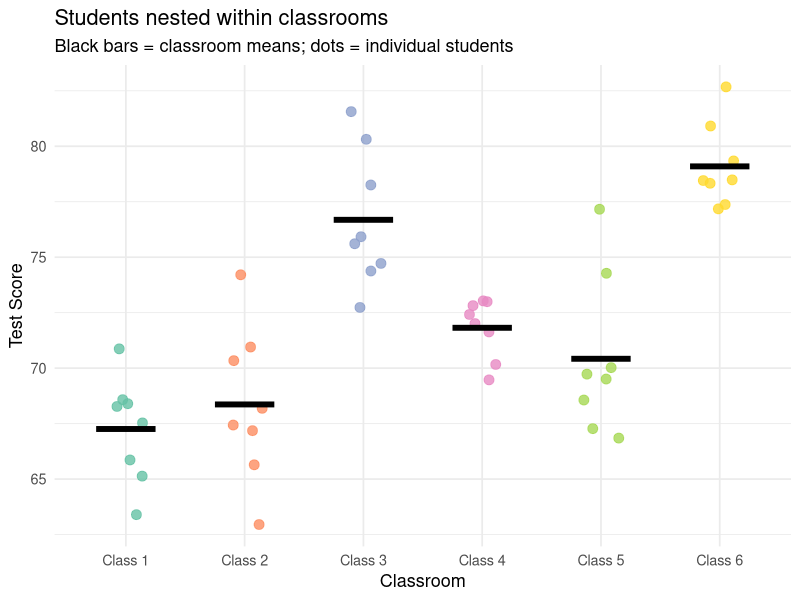
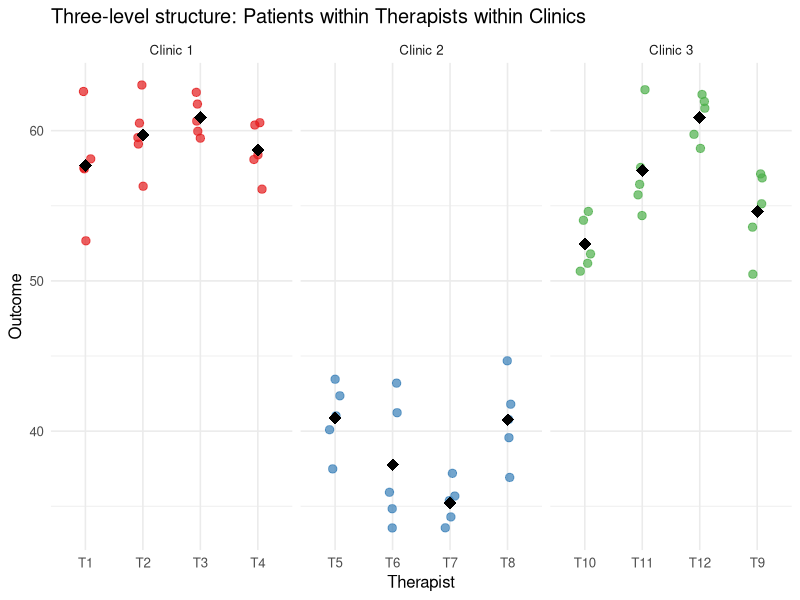
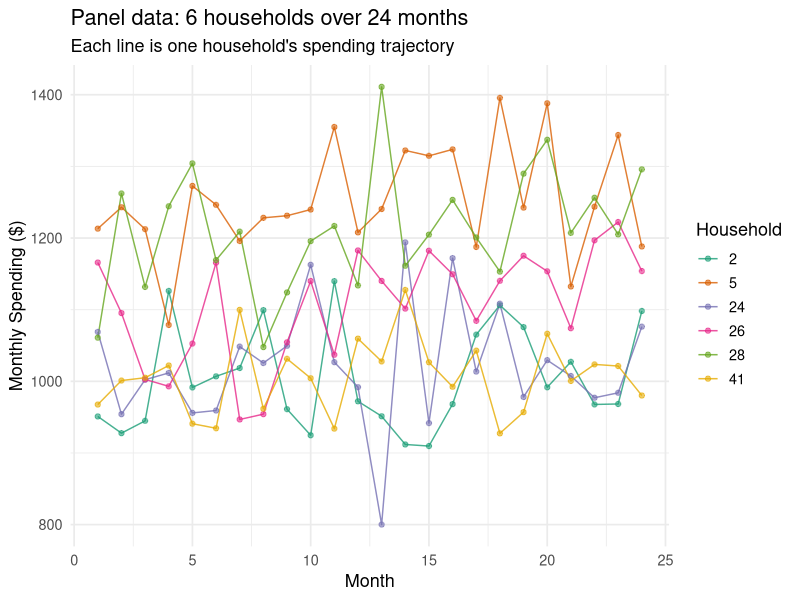
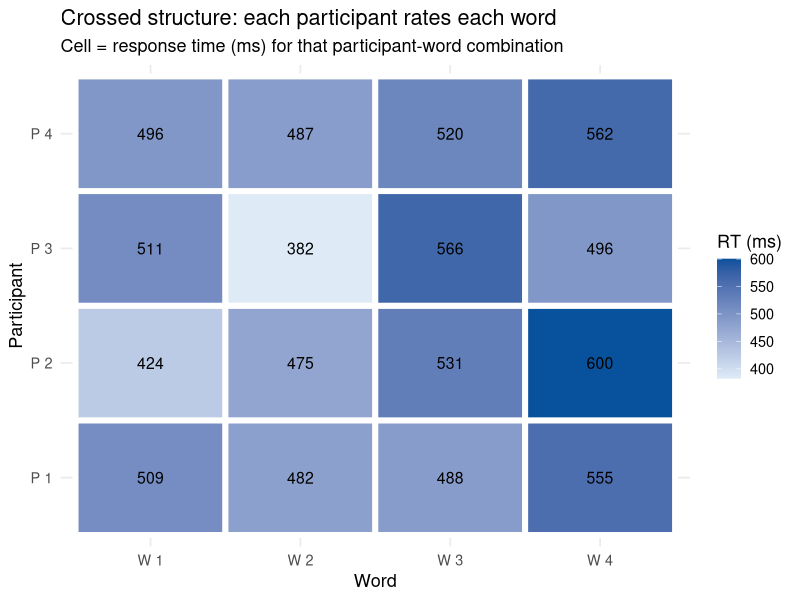
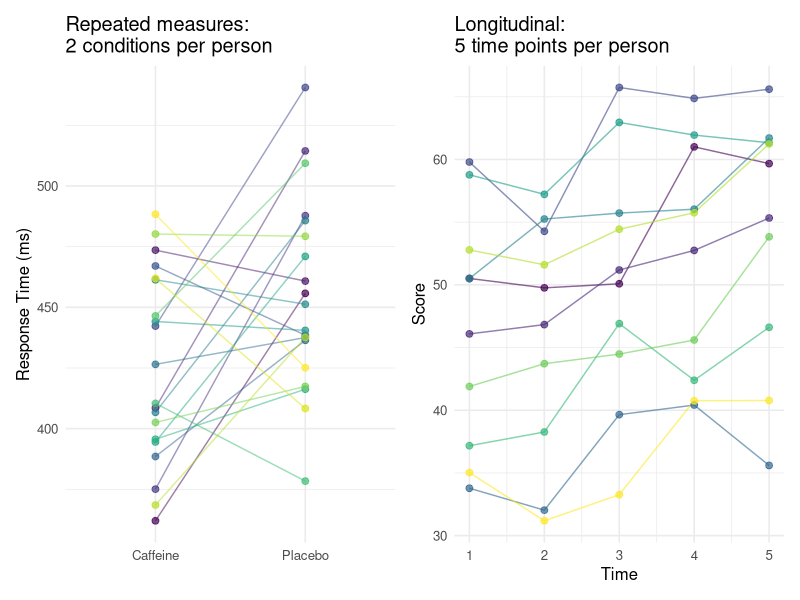

The R source for these figures, in order:
## ---- chunk 1
library(tidyverse)
library(ggplot2)
library(lme4)
set.seed(123)
## ---- chunk 2
# Simulate a two-level structure
n_classes   <- 6
n_students  <- 8  # per class

class_effects <- rnorm(n_classes, 0, 5)

df_school <- expand_grid(
  classroom = 1:n_classes,
  student   = 1:n_students
) |>
  mutate(
    student_id   = row_number(),
    class_effect = class_effects[classroom],
    test_score   = 70 + class_effect + rnorm(n(), 0, 3),
    classroom    = factor(classroom, labels = paste("Class", 1:n_classes))
  )

ggplot(df_school, aes(x = classroom, y = test_score, color = classroom)) +
  geom_jitter(width = 0.15, size = 3, alpha = 0.8) +
  stat_summary(fun = mean, geom = "crossbar", width = 0.5,
               color = "black", linewidth = 0.8) +
  scale_color_brewer(palette = "Set2") +
  labs(
    title   = "Students nested within classrooms",
    subtitle = "Black bars = classroom means; dots = individual students",
    x = "Classroom", y = "Test Score"
  ) +
  theme_minimal(base_size = 13) +
  theme(legend.position = "none")
## ---- chunk 3
df_school |>
  select(classroom, student, test_score) |>
  head(12) |>
  knitr::kable(digits = 1, caption = "First 12 rows of a two-level dataset")
## ---- chunk 4
n_clinics    <- 3
n_therapists <- 4  # per clinic
n_patients   <- 5  # per therapist

clinic_effects    <- rnorm(n_clinics, 0, 6)
therapist_effects <- rnorm(n_clinics * n_therapists, 0, 4)

df_three <- expand_grid(
  clinic    = 1:n_clinics,
  therapist = 1:n_therapists,
  patient   = 1:n_patients
) |>
  mutate(
    therapist_id   = (clinic - 1) * n_therapists + therapist,
    clinic_eff     = clinic_effects[clinic],
    therapist_eff  = therapist_effects[therapist_id],
    outcome        = 50 + clinic_eff + therapist_eff + rnorm(n(), 0, 3),
    clinic_label   = paste("Clinic", clinic),
    therapist_label = paste0("T", therapist_id)
  )

ggplot(df_three, aes(x = therapist_label, y = outcome,
                      color = clinic_label)) +
  geom_jitter(width = 0.1, alpha = 0.7, size = 2.5) +
  stat_summary(fun = mean, geom = "point", shape = 18,
               size = 4, color = "black") +
  facet_wrap(~ clinic_label, scales = "free_x") +
  scale_color_brewer(palette = "Set1") +
  labs(
    title   = "Three-level structure: Patients within Therapists within Clinics",
    x       = "Therapist",
    y       = "Outcome",
    color   = NULL
  ) +
  theme_minimal(base_size = 12) +
  theme(legend.position = "none")
## ---- chunk 5
n_households <- 50
n_months     <- 24

household_baseline <- rnorm(n_households, 1000, 200)

df_panel <- expand_grid(
  household = 1:n_households,
  month     = 1:n_months
) |>
  mutate(
    baseline  = household_baseline[household],
    spending  = baseline + 20 * (month - 12.5) / 12 + rnorm(n(), 0, 80),
    time_trend = month
  )

# Show 6 households
sample_hh <- sample(1:n_households, 6)

ggplot(df_panel |> filter(household %in% sample_hh),
       aes(x = month, y = spending, color = factor(household))) +
  geom_line(alpha = 0.8) +
  geom_point(size = 1.5, alpha = 0.6) +
  scale_color_brewer(palette = "Dark2") +
  labs(
    title    = "Panel data: 6 households over 24 months",
    subtitle = "Each line is one household's spending trajectory",
    x        = "Month",
    y        = "Monthly Spending ($)",
    color    = "Household"
  ) +
  theme_minimal(base_size = 13)
## ---- chunk 6
# Small illustration: 4 participants × 4 words
crossed_df <- expand_grid(
  participant = paste("P", 1:4),
  word        = paste("W", 1:4)
) |>
  mutate(RT = 500 + rnorm(16, 0, 50))

ggplot(crossed_df, aes(x = word, y = participant, fill = RT)) +
  geom_tile(color = "white", linewidth = 2) +
  geom_text(aes(label = round(RT)), size = 4) +
  scale_fill_gradient(low = "#deebf7", high = "#08519c") +
  labs(
    title    = "Crossed structure: each participant rates each word",
    subtitle = "Cell = response time (ms) for that participant-word combination",
    x        = "Word",
    y        = "Participant",
    fill     = "RT (ms)"
  ) +
  theme_minimal(base_size = 13)
## ---- chunk 7
# Repeated measures
df_rm <- tibble(
  person    = rep(1:20, each = 2),
  condition = rep(c("Placebo", "Caffeine"), 20),
  RT        = 450 + ifelse(condition == "Caffeine", -30, 0) +
              rnorm(40, 0, 40)
)

p_rm <- ggplot(df_rm, aes(x = condition, y = RT,
                            group = person, color = factor(person))) +
  geom_line(alpha = 0.5) +
  geom_point(size = 2, alpha = 0.7) +
  scale_color_viridis_d() +
  labs(title = "Repeated measures:\n2 conditions per person",
       x = NULL, y = "Response Time (ms)") +
  theme_minimal(base_size = 12) +
  theme(legend.position = "none")

# Longitudinal
df_long <- tibble(
  person = rep(1:10, each = 5),
  time   = rep(1:5, 10),
  score  = rep(rnorm(10, 50, 8), each = 5) +  # person baseline
           rep(rnorm(10, 2, 1), each = 5) * (rep(1:5, 10) - 3) +  # person slope
           rnorm(50, 0, 3)
)

p_long <- ggplot(df_long, aes(x = time, y = score,
                               group = person, color = factor(person))) +
  geom_line(alpha = 0.6) +
  geom_point(size = 2, alpha = 0.7) +
  scale_color_viridis_d() +
  labs(title = "Longitudinal:\n5 time points per person",
       x = "Time", y = "Score") +
  theme_minimal(base_size = 12) +
  theme(legend.position = "none")

library(patchwork)
p_rm + p_long
